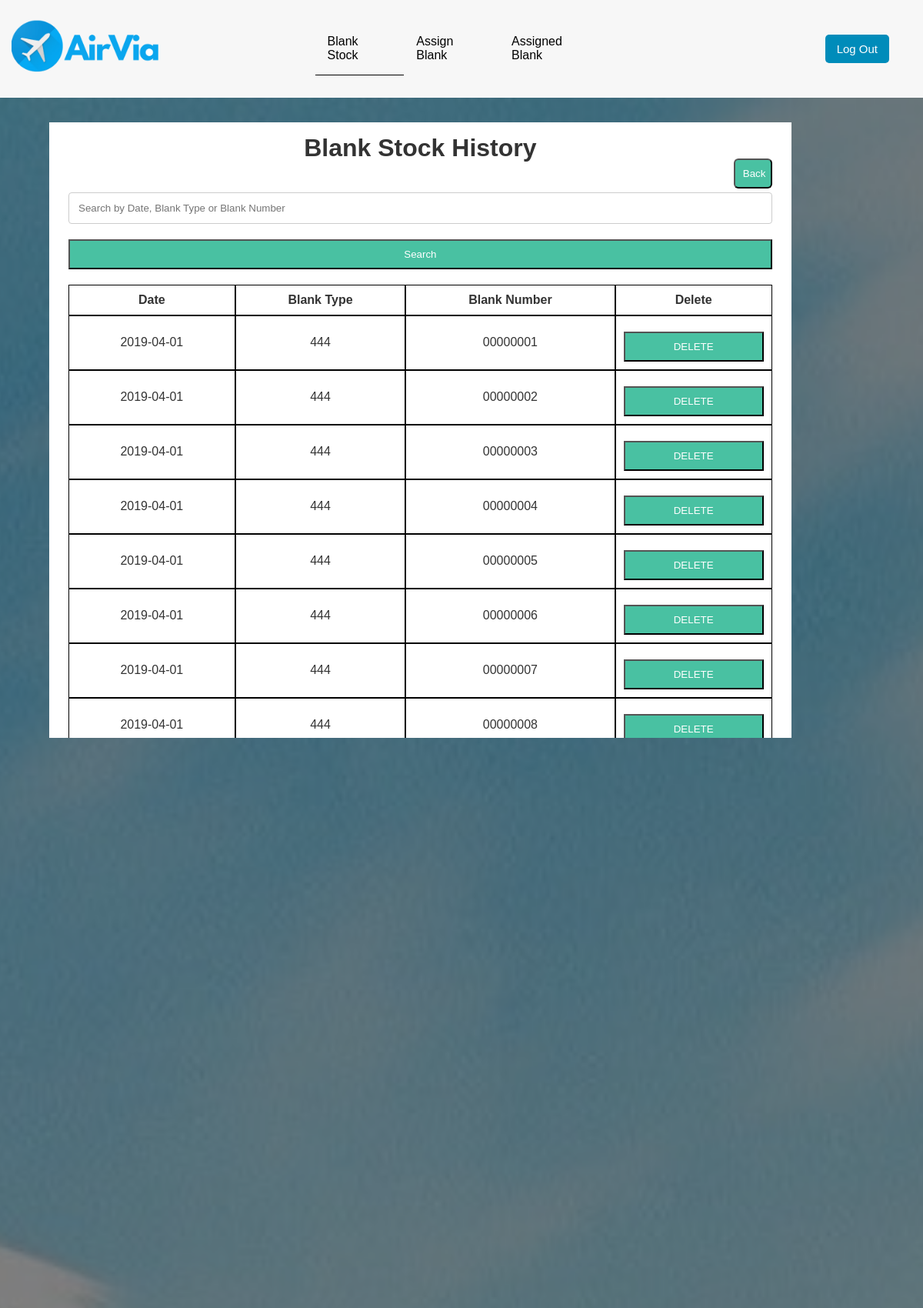
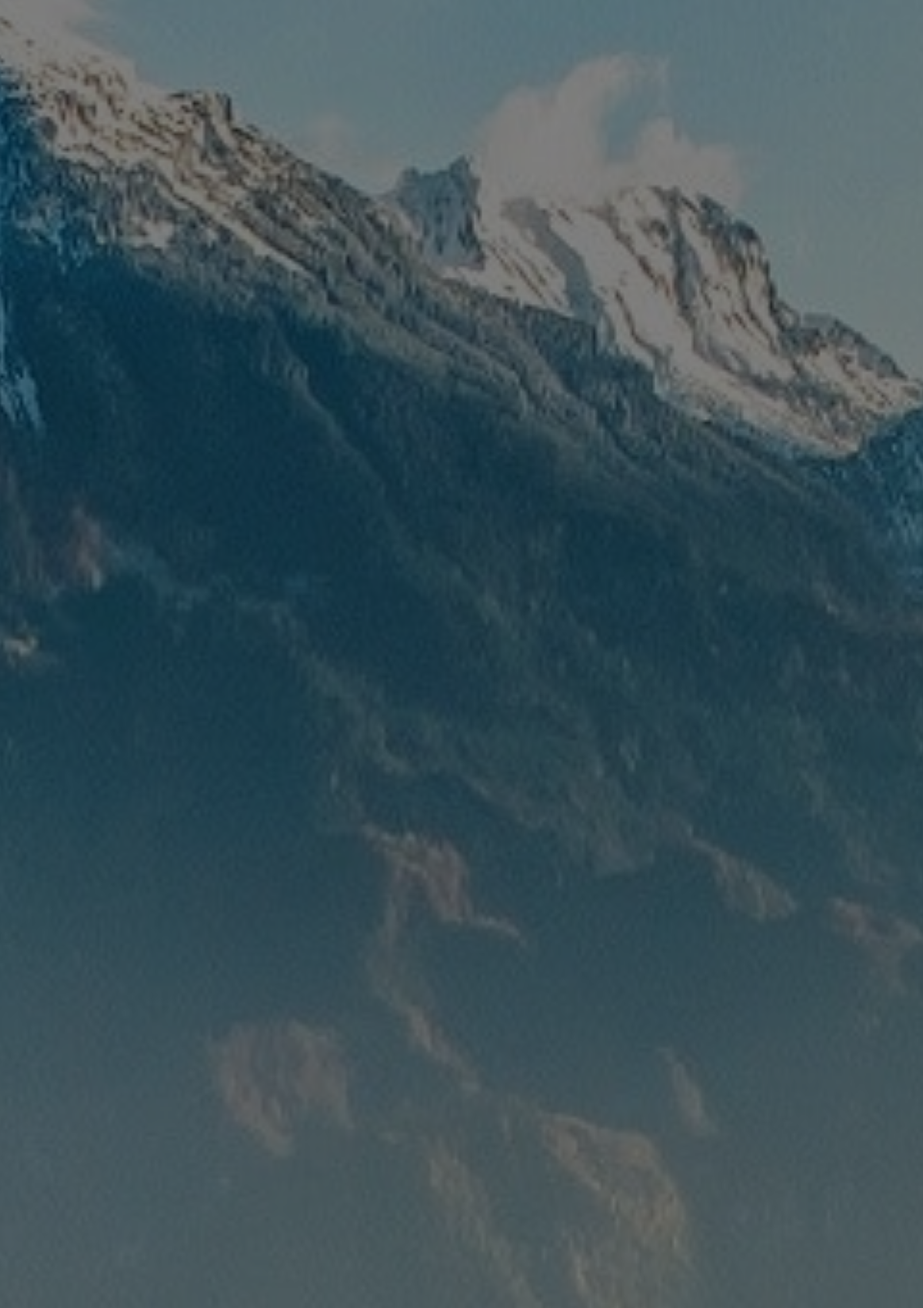
Page /templates/systemadmin/blankhistory.php (signed in, upper part) on the committed database (2 pictures, top to bottom).
### tables this page shows
CREATE TABLE `blankstockhistory` (
  `id` int(11) NOT NULL,
  `date1` date NOT NULL,
  `blanktype` varchar(255) NOT NULL,
  `blankno` int(8) UNSIGNED ZEROFILL NOT NULL
);

### templates/systemadmin/blankhistory.php (the view, shortened to what this page needs)
<!DOCTYPE html>
<html lang="en">
<head>
    <?php include('../../partials/header.php') ?>
</head>
<body style=" background: #344a72; ">
   <nav id="main-nav">
    <div class="contain" style="padding: 1.8rem;">
            <a href="home.php">
                    <img src="../../static/img/logo22.png" alt="" style=" position: absolute;top: 20px; left: 15px; max-width:200px">
            </a>
            <ul>
                <li><a href="blankstock.php" class="present">Blank Stock</a></li>
                <li><a href="assignBlank.php">Assign Blank</a></li>
                <li><a href="assignedBlanks.php">Assigned Blank</a></li>
            </ul>
            <form action="../logout1.php" method="POST">
            <div class="item" style="padding: 15px 32px; text-align: center; border-radius: 5px; display: inline-block; position: absolute;top: 5px;right: 10px;">
                    <button style="background-color: #008CBA;border: none;color: white;padding: 10px 15px;text-align: center;border-radius: 5px;display: inline-block;font-size: 15px;margin:25px 2px;cursor: pointer;"
                    type="submit" class="logoutbtn" name="logout_btn1">Log Out</button>
                    </div>
            </form>
        </div>
    </nav>
    <header id="showcase">
        <div class="contain">
            <div class="showcase-contain">
                <div class="showcase-content">
                    <div style="max-width: 90%;">
                    <div class="form-wrap" style="max-width: 100rem;text-align: center; height:800px; overflow: auto">
                    <?php
                        $connection = mysqli_connect("localhost","root","","ats");
                        $search = mysqli_real_escape_string($connection, @$_POST['search']);
                        $query = "SELECT * FROM blankstockhistory WHERE date1 LIKE '%$search%' OR blanktype LIKE '%$search%' OR blankno LIKE '%$search%'";
                        $query_run = mysqli_query($connection,$query);
                        ?>
                    <h1 style="text-align: center; ">Blank Stock History</h1>
                    <button onclick="location.href='blankstock.php'"  style="float: right; margin-top: -5px; margin-bottom: 5px; width: 50px; border-radius: 6px;">Back</button>
                    <form action="blankhistory.php" method="POST">
                    <input type="text" name="search" placeholder="Search by Date, Blank Type or Blank Number">
                    <button   type="submit" name="submit-search">Search</button>
                    </form>
                        <?php
                        if(mysqli_num_rows($query_run) > 0) { ?>
                <table style="margin-top: 20px; " class="table table-bordered" id="dataTable" width="100%" cellspacing="0">
                            <thead>
                            <tr>
                                <th style="border: 1px solid black;  padding: 10px 10px 10px 10px ">Date</th>
                                <th style="border: 1px solid black;  padding: 10px 10px 10px 10px">Blank Type</th>
                                <th style="border: 1px solid black;  padding: 10px 10px 10px 10px">Blank Number</th>
                                <th style="border: 1px solid black;  padding: 10px 10px 10px 10px">Delete</th>
                            </tr>
                            </thead>
                        <?php
                            while($row = mysqli_fetch_assoc($query_run)) {
                                ?>
                            <tbody>
                            <tr>
                                <td style="border: 1px solid black; text-align: center;  padding: 10px 10px 10px 10px "><?php echo $row['date1'] ?> </td>
                                <td style="border: 1px solid black; text-align: center; padding: 10px 10px 10px 10px  "><?php echo $row['blanktype'] ?> </td>
                                <td style="border: 1px solid black;  padding: 10px 10px 10px 10px"><?php echo $row['blankno'] ?> </td>
                                <td style="border: 1px solid black;  padding: 0 10px 10px 10px">
                                    <form action="../code.php" method="post">
                                        <button type="submit" name="delete_btn_blank_stock_history">DELETE</button>
                                    </form>
                                </td>
                            </tr>
                            <?php
                            }}
                            else {
                                echo "No record found";
                            }
                    ?>
                        </table>
                        </div>
                        </div>
                </div>
            </div>
        </div>
    </header>
</body>
</html>

### static/css/style.css (style rules this page uses)
* { padding: 0; margin: 0; box-sizing: border-box; }
body { font-family: Verdana, Geneva, Tahoma, sans-serif; }
#main-nav { background: #f7f7f7; position: sticky; top: 0; color: #333; z-index: 2; }
#main-nav .contain { display: grid; grid-template-columns: 1fr 1fr 1fr; }
#main-nav .contain ul { display: flex; list-style: none; align-items: center; }
#main-nav .contain ul li a { padding: 1rem; display: inline-block; }
#main-nav .contain div { justify-self: center; text-align: center; padding-top: 30px; }
.contain { max-width: 1200px; overflow: hidden; margin: auto; padding: 0 2rem; }
#showcase { background: #000; color: #fff; padding: 2rem; position: relative; }
#showcase::before { content: ''; background: url(../../static/img/showcase.jpg) no-repeat center center/cover; position: absolute; top: 0; left: 0; width: 100%; height: 100%; opacity: 0.5; }
#showcase .showcase-contain { display: grid; min-height: 77.5vh; }
#showcase .showcase-content { z-index: 1; color: #f7f7f7; }
.present { border-bottom: 1px solid #000; }
.form-wrap { padding: 15px 25px; }
.form-wrap h1, .form-wrap p { text-align: center; }
.form-wrap button { display: block; width: 100%; padding: 0.7rem; margin-top: 2rem; cursor: pointer; background: #2b59a2; }
a { text-decoration: none; color: #000; padding: 1rem; }
form, label, input { margin:0; }
form { text-align: left; font-size: 15px; }
input[type=text], select, textarea { width: 100%; padding: 12px; border: 1px solid #ccc; border-radius: 4px; box-sizing: border-box; resize: vertical; }
.form-wrap { background: #fff; padding: 15px 25px; color: #333; }
.form-wrap button { display: block; width: 100%; padding: 10px; margin-top: 20px; background: #49c1a2; color: #fff; cursor: pointer; }

### rows in the picture
blankstockhistory: date1 "2019-04-01", blanktype "444", blankno "00000001"
blankstockhistory: date1 "2019-04-01", blanktype "444", blankno "00000002"
blankstockhistory: date1 "2019-04-01", blanktype "444", blankno "00000003"
blankstockhistory: date1 "2019-04-01", blanktype "444", blankno "00000004"
blankstockhistory: date1 "2019-04-01", blanktype "444", blankno "00000005"
blankstockhistory: date1 "2019-04-01", blanktype "444", blankno "00000006"
blankstockhistory: date1 "2019-04-01", blanktype "444", blankno "00000007"
blankstockhistory: date1 "2019-04-01", blanktype "444", blankno "00000008"
